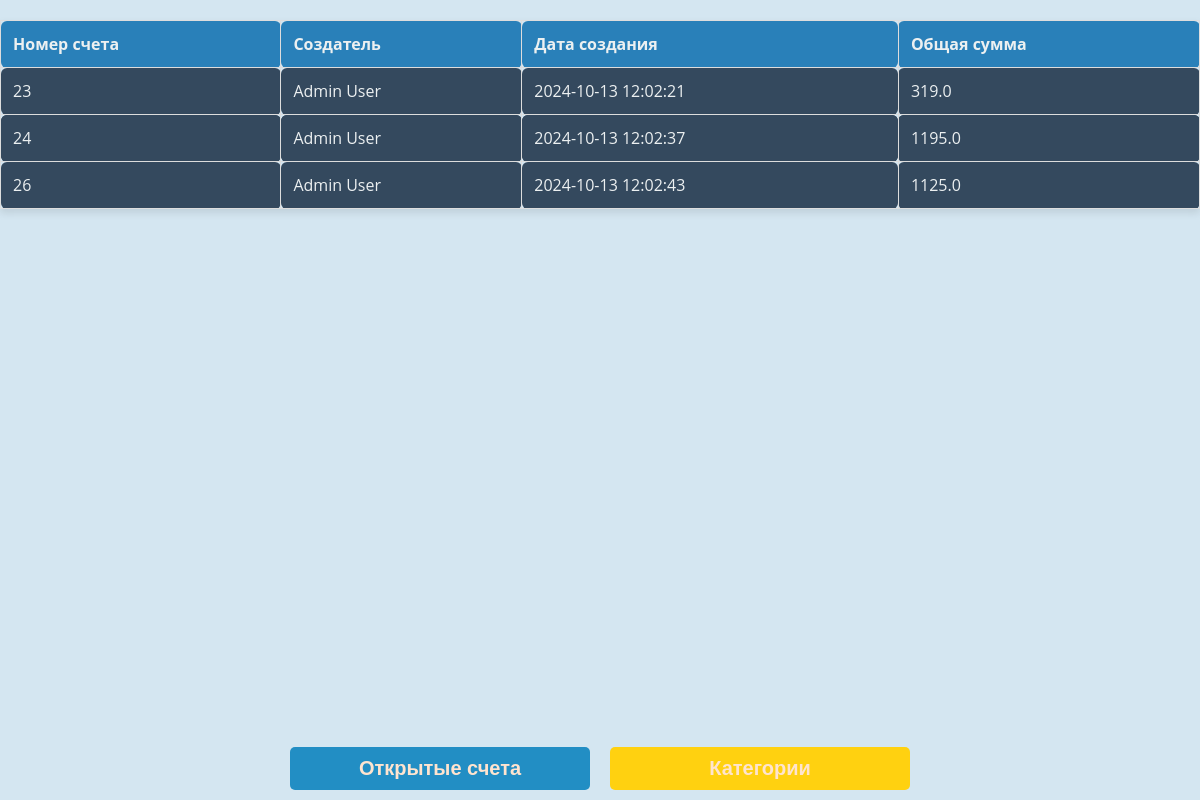
/invoices/closed (signed in), run on the app's committed database.
### app/models.py (models this page shows)
class Invoice(Base):
    __tablename__ = "invoices"
    id = Column(Integer, primary_key=True, index=True)
    user_id = Column(Integer, ForeignKey("users.id"))
    created_at = Column(DateTime, default=datetime.utcnow)
    total_amount = Column(Float, default=0)
    status = Column(String, default="open")  # Статус счета (открыт/закрыт)
    closed_at = Column(DateTime, nullable=True)  # Время закрытия счета
    closed_by = Column(Integer, ForeignKey("users.id"), nullable=True)  # Кто закрыл счет
    comment = Column(Text, nullable=True)  # Комментарий к закрытию
    pay_type = Column(Text, nullable=True)  # Тип оплаты
    items = relationship("InvoiceItem", back_populates="invoice")
    user = relationship("User", foreign_keys=[user_id])
    closed_by_user = relationship("User", foreign_keys=[closed_by])

class User(Base):
    __tablename__ = "users"
    id = Column(Integer, primary_key=True, index=True)
    username = Column(String, unique=True, index=True)
    password = Column(String)  # Пароль должен быть зашифрован
    first_name = Column(String)
    last_name = Column(String)
    phone_number = Column(String)
    birth_date = Column(DateTime)
    is_working = Column(Boolean, default=False)
    created_at = Column(DateTime(timezone=True), server_default=func.now())
    work_shifts = relationship("WorkShift", back_populates="user")
    tasks = relationship("Task", back_populates="user")

### app/routes/invoices.py (the view)
@router.get("/invoices/closed")
def get_closed_invoices(request: Request, db: Session = Depends(get_db), user: str = Cookie(None)):
    if user == "admin":
        invoices = db.query(Invoice).filter(Invoice.status == "closed").all()
    else:
        user_obj = db.query(User).filter(User.username == user).first()
        invoices = db.query(Invoice).filter(Invoice.status == "closed").filter(Invoice.user_id == user_obj.id).all()
    return templates.TemplateResponse("invoices.html",
                                      {"request": request,
                                       "invoices": invoices,
                                       "label":"Закрытые счета",
                                       "button_text":"Открытые счета",
                                       "button_href":"/invoices"})

### app/templates/invoices.html (shortened to what this page needs)
<!DOCTYPE html>
<html>
<head>
    <link rel="stylesheet" href="/static/css/base.css">
    <link rel="stylesheet" href="/static/css/layout.css">
    <link rel="stylesheet" href="/static/css/buttons.css">
    <link rel="stylesheet" href="/static/css/modals.css">
    <link rel="stylesheet" href="/static/css/tables.css">
</head>
<body>
    <table>
        <thead>
            <tr>
                <th>Номер счета</th>
                <th>Создатель</th>
                <th>Дата создания</th>
                <th>Общая сумма</th>
            </tr>
        </thead>
        <tbody>
            {% for invoice in invoices %}
            <tr onclick="showInvoiceDetails({{ invoice.id }})">
                <td>{{ invoice.id }}</td>
                <td>{{ invoice.user.first_name }} {{ invoice.user.last_name }}</td>
                <td>{{ invoice.created_at.strftime('%Y-%m-%d %H:%M:%S') }}</td>
                <td>{{ invoice.total_amount }}</td>
            </tr>
            {% endfor %}
        </tbody>
    </table>
    <div class="buttons">
        <button type="button" class="button button-blue" onclick="window.location.href='{{ button_href }}'">{{ button_text }}</button>
        <button type="button" class="button button-yellow" onclick="window.location.href='/'">Категории</button>
    </div>
</body>
</html>

### app/static/css/base.css (style rules this page uses)
body { font-family: 'Open Sans', sans-serif; background-color: #D4E6F1; color: #34495e; margin: 0; padding: 0; display: flex; flex-direction: column; align-items: center; min-height: 100vh; max-width: 100vw; overflow-x: hidden; }
input, textarea, select, button { font-size: 20px; }

### app/static/css/buttons.css (style rules this page uses)
.button { background-color: #2980b9; border: none; color: #FFE4CF; padding: 10px 20px; font-size: 20px; font-weight: bold; cursor: pointer; border-radius: 5px; width: 100%; max-width: 300px; margin: 0 10px; }
.button-yellow { background-color: #FFD110; }
.button-blue { background-color: #228EC4; }
.buttons { position: fixed; bottom: 0; left: 0; width: 100%; display: flex; justify-content: center; padding: 10px 0; z-index: 1000; }

### app/static/css/modals.css (style rules this page uses)
button { background-color: #27ae60; color: white; padding: 10px 20px; border: none; border-radius: 5px; cursor: pointer; margin-top: 20px; }

### app/static/css/tables.css (style rules this page uses)
table { width: 100%; border-collapse: collapse; margin: 20px 0; box-shadow: 0 4px 8px rgba(0, 0, 0, 0.1); }
table, th, td { border: 1px solid #ddd; }
th, td { padding: 12px; text-align: left; border-radius: 6px; }
th { background-color: #2980b9; color: #ecf0f1; font-weight: bold; }
td { background-color: #34495e; color: #ecf0f1; transition: background-color 0.3s ease; }
tr:nth-child(even) { background-color: #2c3e50; }

### data on the page
Invoice: id "23", user.first_name "Admin", user.last_name "User", created_at "2024-10-13 12:02:21", total_amount "319.0"
Invoice: id "24", user.first_name "Admin", user.last_name "User", created_at "2024-10-13 12:02:37", total_amount "1195.0"
Invoice: id "26", user.first_name "Admin", user.last_name "User", created_at "2024-10-13 12:02:43", total_amount "1125.0"

### other printed values
{{ button_text }} "Открытые счета"
